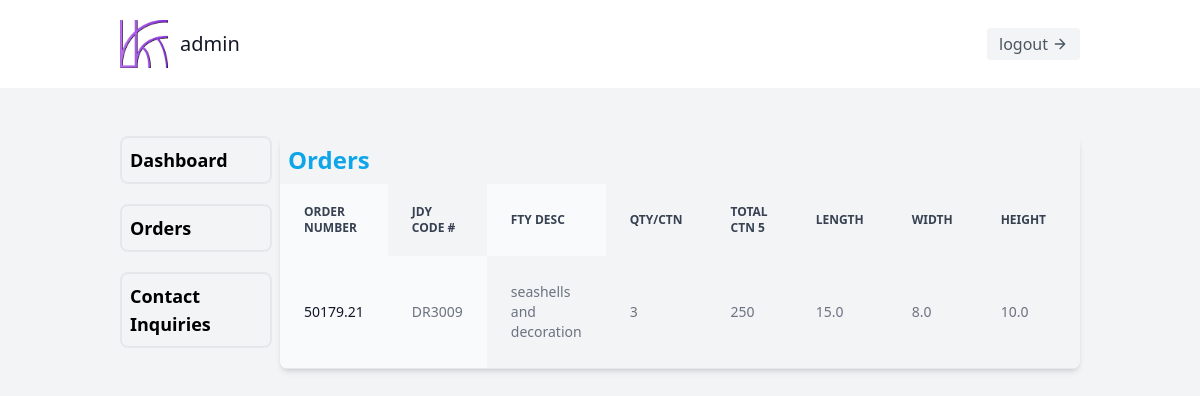
Screenshot of /dashboard/orders/ (signed in) with the database file from the repository.
### webapp/models.py (models this page shows, shortened)
class CustomizedBoxOrder(models.Model):
    SIZE_UNIT_CHOICES = [
        ('inches', 'Inches'),
        ('cm', 'Centimeters'),
    ]
    po_number = models.CharField(max_length=20, unique=True)
    jdy_code_number = models.CharField(max_length=20, unique=True)
    fty_item_number = models.CharField(max_length=20, unique=True)
    item_description = models.TextField()
    qty_per_carton = models.PositiveIntegerField()
    total_carton_order = models.PositiveIntegerField()
    size_length = models.FloatField()
    size_width = models.FloatField()
    size_height = models.FloatField()
    size_unit = models.CharField(max_length=10, choices=SIZE_UNIT_CHOICES)
    weight = models.FloatField()
    client = models.ForeignKey(Client, on_delete=models.CASCADE)
    order_date = models.DateField(auto_now_add=True)
    delivery_date = models.DateField(null=True, blank=True)

### webapp/views.py (the view)
# urls.py: path('', views.order_index, name="order_index"),
@login_required(login_url="login")
def order_index(request):
    orders = CustomizedBoxOrder.objects.all()
    context = {
        'orders' : orders
    }
    return render(request, 'pages/dashboard/orders/index.html', context)

### webapp/models.py (called while the page is built)
    def __str__(self):
        return f"{self.company_name} - {self.contact_person}"

### webapp/templates/pages/dashboard/orders/index.html (shortened to what this page needs)
{% extends 'components/dashboard.html' %}
{% block content %}
<div class="relative overflow-x-auto shadow-md sm:rounded-lg min-h-[10rem] max-h-[20rem]">
    <h1 class="text-2xl p-2 text-sky-500 font-bold">Orders</h1>
    <table class="w-full text-sm text-left rtl:text-right text-gray-500">
        <thead class="text-xs text-gray-700 uppercase">
            <tr>
                <th scope="col" class="px-6 py-3 bg-gray-50">
                    Order Number
                </th>
                <th scope="col" class="px-6 py-3">
                    JDY CODE #
                </th>
                <th scope="col" class="px-6 py-3 bg-gray-50">
                    FTY DESC
                </th>
                <th scope="col" class="px-6 py-3">
                    QTY/CTN
                </th>
                <th scope="col" class="px-6 py-3">
                    Total CTN 5
                </th>
                <th scope="col" class="px-6 py-3">
                    Length
                </th>
                <th scope="col" class="px-6 py-3">
                    Width
                </th>
                <th scope="col" class="px-6 py-3">
                    Height
                </th>
                <th scope="col" class="px-6 py-3">
                </th>
            </tr>
        </thead>
        <tbody>
            {% for order in orders %}
            <tr class="border-b border-gray-200 dark:border-gray-700">
                <th scope="row" class="px-6 py-4 font-medium text-gray-900 whitespace-nowrap bg-gray-50 ">
                    {{order.po_number}}
                </th>
                <td class="px-6 py-4 bg-gray-50 ">
                    {{ order.fty_item_number }}
                </td>
                <td class="px-6 py-4">
                    {{ order.item_description }}
                </td>
                <td class="px-6 py-4">
                    {{ order.qty_per_carton }}
                </td>
                <td class="px-6 py-4">
                    {{ order.total_carton_order }}
                </td>
                <td class="px-6 py-4">
                    {{ order.size_length }}
                </td>
                <td class="px-6 py-4">
                    {{ order.size_width }}
                </td>
                <td class="px-6 py-4">
                    {{ order.size_height }}
                </td>
                <td class="px-6 py-4">
                </td>
            </tr>
            {% endfor %}
        </tbody>
    </table>
</div>
</div>
{% endblock content %}

### webapp/templates/components/dashboard/navbar.html
{% load static %}
<header class="text-gray-600 body-font bg-white flex justify-center">
    <div class="container mx-auto flex justify-between p-5 flex-col md:flex-row items-center w-5/6">
      <a class="flex title-font font-medium items-center text-gray-900 mb-4 md:mb-0" href="{% url 'home' %}">
        <img src="{% static 'images/logo.png' %}" alt="" srcset="" class="object object-center h-12 w-12">
        <span class="ml-3 text-xl">{{request.user.username}}</span>
      </a>
      <a href="{% url 'logout' %}">
        <button class="inline-flex items-center bg-gray-100 border-0 py-1 px-3 focus:outline-none hover:bg-gray-200 rounded text-base mt-4 md:mt-0">logout
            <svg fill="none" stroke="currentColor" stroke-linecap="round" stroke-linejoin="round" stroke-width="2" class="w-4 h-4 ml-1" viewBox="0 0 24 24">
              <path d="M5 12h14M12 5l7 7-7 7"></path>
            </svg>
          </button>
      </a>
    </div>
  </header>

### rows the page displays
CustomizedBoxOrder: po_number "50179.21", fty_item_number "DR3009", item_description "seashells and decoration", qty_per_carton "3", total_carton_order "250", size_length "15.0", size_width "8.0", size_height "10.0"

### other values shown
{{ request.user.username }} "admin"
